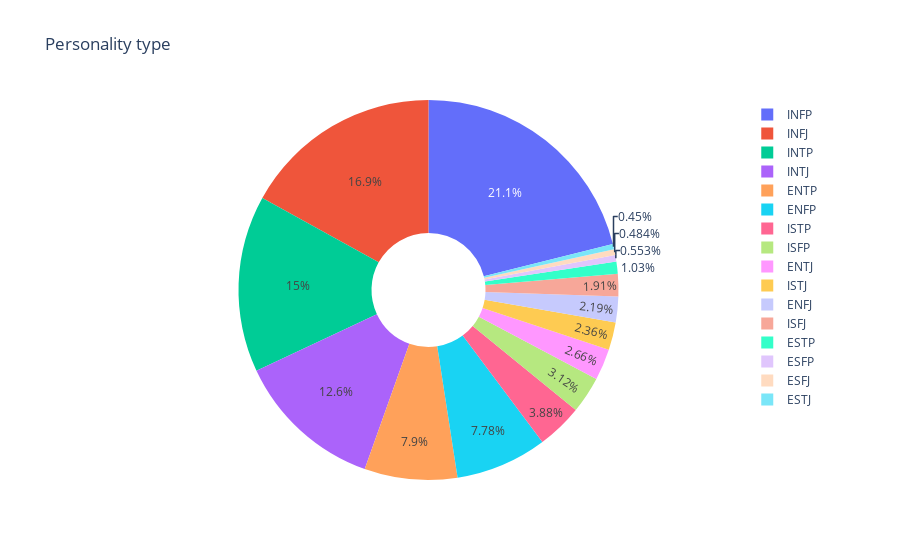

The code cell stored with this chart in its notebook:
### Code cell
# !pip install pyaml
import plotly.express as px
px.pie(data,names='type',title='Personality type',hole=0.3)

### Figure 1 — Plotly figure (JSON) as saved in the notebook; plotly's stock layout.template omitted (floating-point values rounded to 4 significant figures; data arrays with more than 128 entries replaced by an {"elided": "..."} marker saying what was removed)
{"data": [{"domain": {"x": [0, 1], "y": [0, 1]}, "hole": 0.3, "hovertemplate": "type=%{label}<extra></extra>", "labels": {"elided": "8675 str values"}, "legendgroup": "", "name": "", "showlegend": true, "type": "pie"}], "layout": {"legend": {"tracegroupgap": 0}, "title": {"text": "Personality type"}}}
